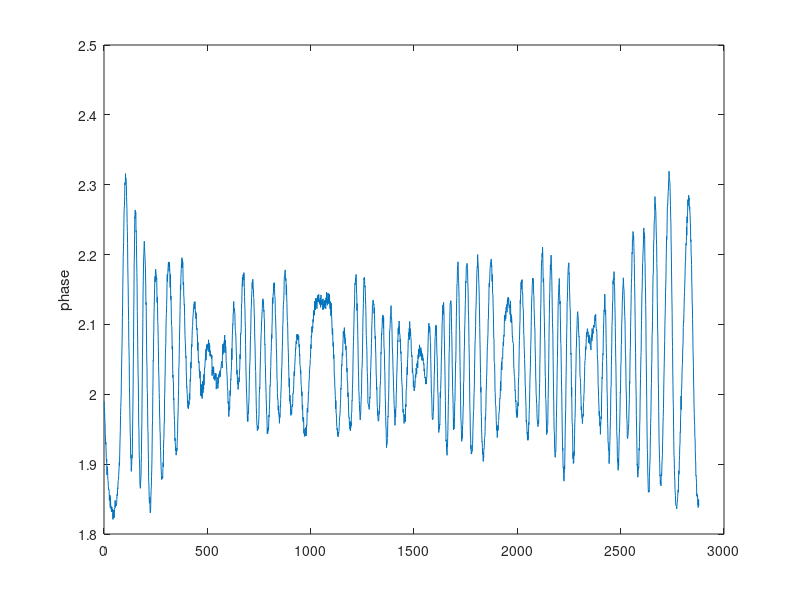

MATLAB code to generate this figure: (Note: this script raises an error after producing the figure.)
clear;
close all

load('data/CSI_breathe.mat');

% CSI_sanit_pha = CSI_sanit_pha(1:7500);

figure('Position',[200 600 1500 300])
plot(CSI_sanit_pha)
ylabel('phase')

% figure(2)
% for i = 21:length(CSI_sanit_pha)
%     i
%     
%     scatter(real(CSI_sanit_vec(i)),imag(CSI_sanit_vec(i)),'filled','b');    
%     xlim([-0.1 0.1]);ylim([-0.1 0.1])
%     hold on
%     
%     waitforbuttonpress();
% end

%%
T_sample = 5e-2;
Fs = 1/T_sample;

[b_low,a_low] = butter(9,0.67/Fs);
[z,p,k] = butter(9,0.33/Fs,'high');

% freqz(b_high,a_high)

% figure(1)
% highpass(CSI_sanit_pha,0.33,Fs);
% CSI_sanit_pha = highpass(CSI_sanit_pha,0.033,Fs);
CSI_sanit_pha = filter(z,p,k,CSI_sanit_pha);

% figure(2)
% CSI_sanit_pha = lowpass(CSI_sanit_pha,0.067,Fs);
CSI_sanit_pha = filter(b_low,a_low,CSI_sanit_pha);

figure('Position',[200 600 1500 300])
plot(CSI_sanit_pha)
ylabel('phase')

[f,s] = get_fft(CSI_sanit_pha,Fs);

[max_s,I_s] = max(abs(s));

breath_freq = f(I_s)
breath_oneMin = breath_freq*60

figure('Position',[200 200 1500 300])
stem(f,abs(s))
xlim([0 10])

%% FFT
function [f,P1] = get_fft(x, Fs)
    Y = fft(x);
    L = length(x);

    P2 = abs(Y/L);
    P1 = P2(1:L/2+1);
    P1(2:end-1) = 2*P1(2:end-1);
    
    f = Fs*(0:(L/2))/L;
end

